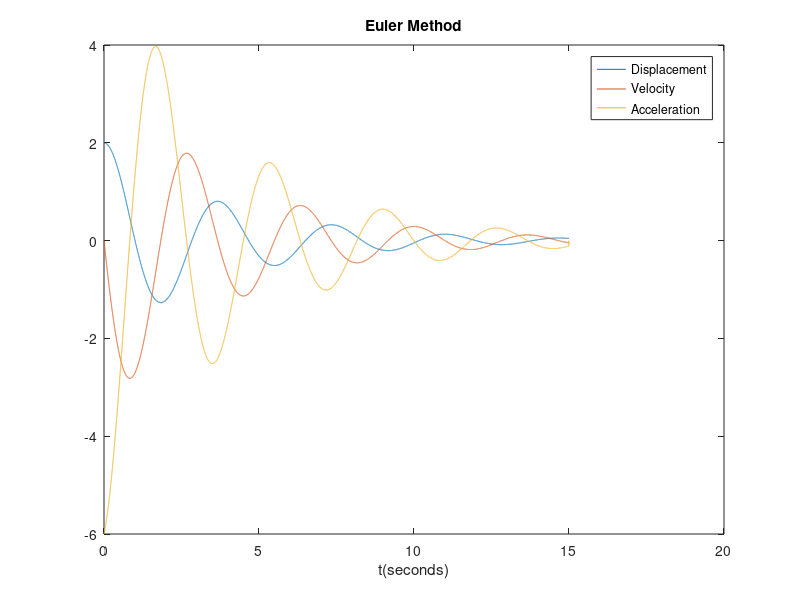

This chart was generated by the following MATLAB code:
M = 1;
K = 3;
B = 0.5;
x0 = 2;
v0 = 0;
Integration_Time = 15;
h = 0.001;
N = Integration_Time / h;

t = [0:h:Integration_Time];
x = zeros(N+1,1);
v = zeros(N+1,1);
a = zeros(N+1,1);
x(1) = x0;
v(1) = v0;


for i = 1:N
    v(i+1) = v(i) + h.* (-K *x(i) - B * v(i));
    x(i+1) = x(i) + h*v(i);
    a(i) = (-K .*x(i) - B .* v(i));
end

plot(t,x,t,v,t,a)
xlabel('t(seconds)');
title('Euler Method');
legend('Displacement','Velocity','Acceleration');

